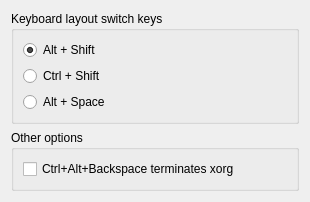
<?xml version="1.0" encoding="UTF-8"?>
<ui version="4.0">
 <class>KbSimpleOptionsWidget</class>
 <widget class="QWidget" name="KbSimpleOptionsWidget">
  <property name="geometry">
   <rect>
    <x>0</x>
    <y>0</y>
    <width>310</width>
    <height>174</height>
   </rect>
  </property>
  <property name="windowTitle">
   <string>Form</string>
  </property>
  <layout class="QVBoxLayout" name="verticalLayout_3">
   <item>
    <widget class="QGroupBox" name="groupBox">
     <property name="title">
      <string>Keyboard layout switch keys</string>
     </property>
     <layout class="QVBoxLayout" name="verticalLayout">
      <item>
       <spacer name="verticalSpacer">
        <property name="orientation">
         <enum>Qt::Vertical</enum>
        </property>
        <property name="sizeHint" stdset="0">
         <size>
          <width>20</width>
          <height>1</height>
         </size>
        </property>
       </spacer>
      </item>
      <item>
       <widget class="QRadioButton" name="klsAltShift">
        <property name="text">
         <string>Alt + Shift</string>
        </property>
        <property name="checked">
         <bool>true</bool>
        </property>
       </widget>
      </item>
      <item>
       <widget class="QRadioButton" name="klsCtrlShift">
        <property name="text">
         <string>Ctrl + Shift</string>
        </property>
       </widget>
      </item>
      <item>
       <widget class="QRadioButton" name="klsAltSpace">
        <property name="text">
         <string>Alt + Space</string>
        </property>
       </widget>
      </item>
      <item>
       <spacer name="verticalSpacer_2">
        <property name="orientation">
         <enum>Qt::Vertical</enum>
        </property>
        <property name="sizeHint" stdset="0">
         <size>
          <width>20</width>
          <height>3</height>
         </size>
        </property>
       </spacer>
      </item>
     </layout>
    </widget>
   </item>
   <item>
    <widget class="QGroupBox" name="groupBox_2">
     <property name="title">
      <string>Other options</string>
     </property>
     <layout class="QVBoxLayout" name="verticalLayout_2">
      <item>
       <widget class="QCheckBox" name="ktermXorg">
        <property name="text">
         <string>Ctrl+Alt+Backspace terminates xorg</string>
        </property>
       </widget>
      </item>
     </layout>
    </widget>
   </item>
  </layout>
 </widget>
 <resources/>
 <connections/>
</ui>
